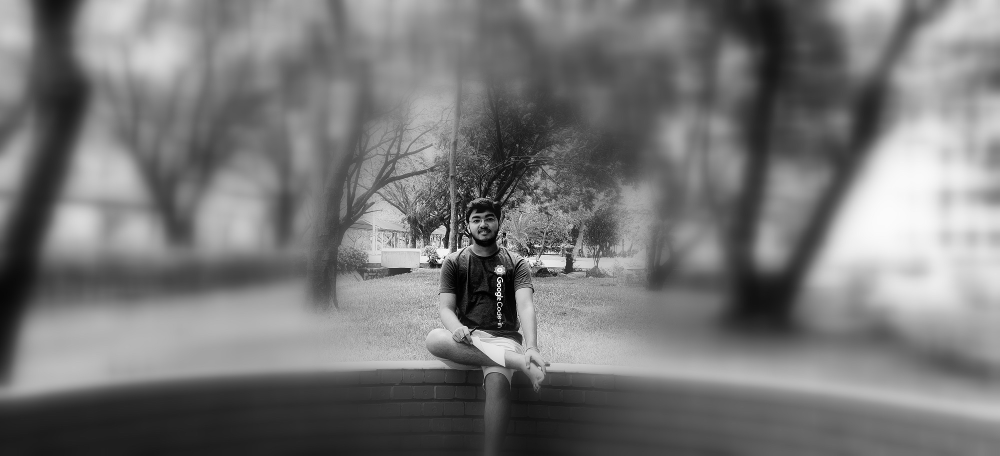
#> input picture me.jpg, 2000 x 912 px (shown at 1/2 size)
$ jupyter execute --allow-errors morning-session.ipynb
#> lines starting #> are read from the running program, lines starting #| are printed output that depends on the picture
Basics of Numpy
---
NumPy is a library for the Python programming language, adding support for large, multi-dimensional arrays and matrices, along with a large collection of high-level mathematical functions to operate on these arrays.

[cell 1]
#start by importing the numpy package
import numpy as np

[cell 2]
#  a simple numpy array
a = np.array([1,2,3,4,5])

# broadcasting, not possible on lists, will add one to all elements of list
a = a+1
print(a.dtype)

# to change the datatype of elements, simply pass the parameter as dtype='float'
a = np.array([1,2,3,4,5], dtype='float')
print(a.dtype)

# similar to lists, you can refer individual elements with
# 0 1 2 3 4 or -4 -3 -2 -1
print(a[-1])

[cell 3]
# a 2d array can be declared as shown, similar to lists
a = np.array([[1 ,2 ,3 ,4 ,5 ,6 ],
              [7 ,8 ,9 ,10,11,12]])

# Shape of matrix -> `.shape` returns the dimensions of the matrix in form of rows x columns
print("Shape is :", a.shape)


# numpy also packs a function to reshape the matrices,let's reshape our matrix to the following sizes.
# (12,) (12,1) (1,12) (4,3) (-1,1) (1,-1)
print("-->(12,)",a.reshape((12,)))
# note the output when second param is missing

print("-->(12,1)",a.reshape((12,1)))
print("-->(1,12)",a.reshape((1,12)))
print("-->(4,3)",a.reshape((4,3)))
print("-->(-1,1)",a.reshape((-1,1)))

#-1 is used as variable. it's like do something to make product equal to 12. so -1 -> 12
# automatically calculate what should come in place of -1. ie. -1 becomes 3

print("-->(4,-1)",a.reshape((4,-1)))
print("-->(1,-1)",a.reshape((1,-1)))
print("-->(2,2,3)",a.reshape((2,2,3)))

#always note that the total product of sizes must be equal to the number of elements in the matrix being reshaped.

## Creating and manupulating n dimensional arrays

[cell 4]
# to create a two dimensional array with all elements as zero, simply use:
z = np.zeros((3,4))

# by defaul the datatype of elements is float. to convert them to integers,  pass dtype='int'
z = np.zeros((3,4), dtype="int")

# you can always use the slices to manipulate array elements. a simple application is given later in the tutorial
z[1:, 1:3] = 5
print(z)

#### Question

[cell 5]
#Question : Create a 10x10 array and make the lower triangle as 5 in one loop

#Solution:

#Step 1: create an array with all elements zero
x = np.zeros((10,10), dtype="int")

# Step 2 : Method One, using two loops
# two loops
for i in range(0,10):
    for j in range(0,10):
        if(i>j):
            x[i,j] = 5
print("Using two loops :\n" , x)

# Step 2 : Method Two, using one loop only
x = np.zeros((10,10), dtype="int")
for i in range(0,10):
    x[i, 0:i+1] = 5
print("Using one loop : \n", x)

[cell 6]
# as arrays later find their application in images, and complex calculations, numpy packs some functions to create distinct matrices.

# to create an identity matrix use the `eye` function.
I = np.eye((10), dtype="int")*1
print("Identity Matrix : \n", I)

# (Note the multiplication with one and two)
I = np.ones((10,10),dtype="int")*2
print("Identity Matrix * 2 : \n", I)


# Creating data is another needful task. the arange function will create a array with digits till passed number
# to generate 10 sequential digits and find their square
I = np.arange(10)
print("Square of digits till 10 :", I**2) # broadcast to square

# sometimes messing up things is quite useful. to shuffle an array, use `.shuffle()`
np.random.shuffle(I)
print("Shuffled up array :", I)

# the conventional sorted function will work well with numpy arrays as well.
print("Sorted Array:", sorted(I))

# the maximum and minimum elements can be found using
print("Max : ",np.max(I))
print("Min : ",np.min(I))
print("Exp : \n",np.exp(I))

# To get the unique elements from an array, we can use ".unique", and the return_counts=True provides the instances of each element

# first we create a duplicate element
I[0]= 2
print("Array with duplcate elements :", I)
a,b = np.unique(I, return_counts=True) # Tupple Unpacking
print("Array with Unique elements :",a,"\n Instances of each element :",b)

### Stacking Arrays

[cell 7]
# using numpy, the arrays can be joined in both vertical and horizontal fashion.
a = np.zeros((3,4))
b = a + 1
print("Array 1: \n",a)
print("Array 2: \n",b)

print("Horizontally Merging : \n", np.hstack((a,b)))
print("Vertical Merging : \n", np.vstack((a,b)))

# np.hstack? run this command (with ?) to get documentation

Data Visualisation
---

`!pip install matplotlib`
`!pip install opencv-python `

[cell 8]
import matplotlib.pyplot as plt

[cell 9]
# there are some styles avaialble in matplotlib which can be listed
# plt.style.available
plt.style.use("seaborn")


# basic graph of y=x^2
x = np.arange(10)
y = x**2

# scatter menas only points
plt.scatter(x,y)
# plot means lines
plt.plot(x,y)
plt.show()
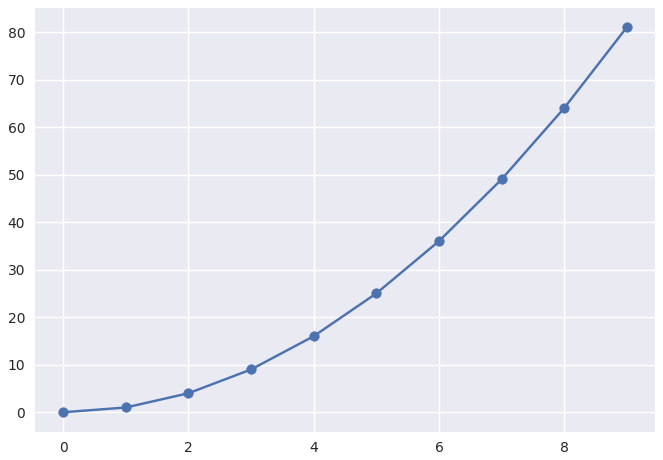
#> figure drawn by matplotlib, 1 panel; curve peaks at x = 9, y = 81

# y = x, line
plt.plot(x,x)
plt.show()
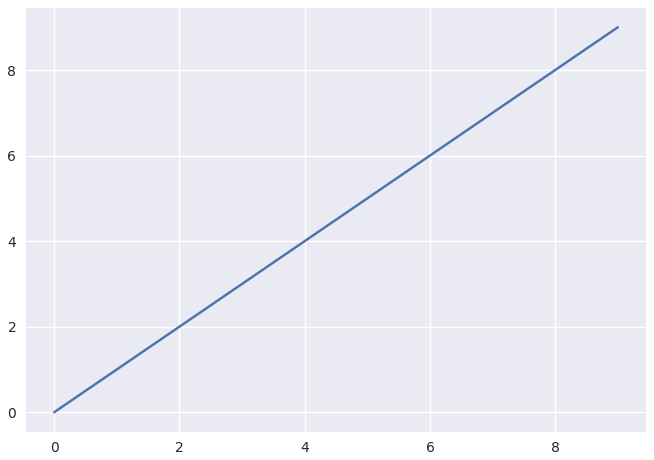
#> figure drawn by matplotlib, 1 panel; curve peaks at x = 9, y = 9

# to get intervals of x, the higher the intervals, the smoother the graph
x = np.linspace(0,10,100) # 100 points equally spaced between 0 to 10
y = np.sin(x) # y of sin(x)
plt.plot(x,y,label="sin(X)")
y = np.cos(x) # y of cos(x)
plt.plot(x,y,label="cos(x)") # to plot the values on graph
plt.xlabel("X Values")
plt.ylabel("Y Values")
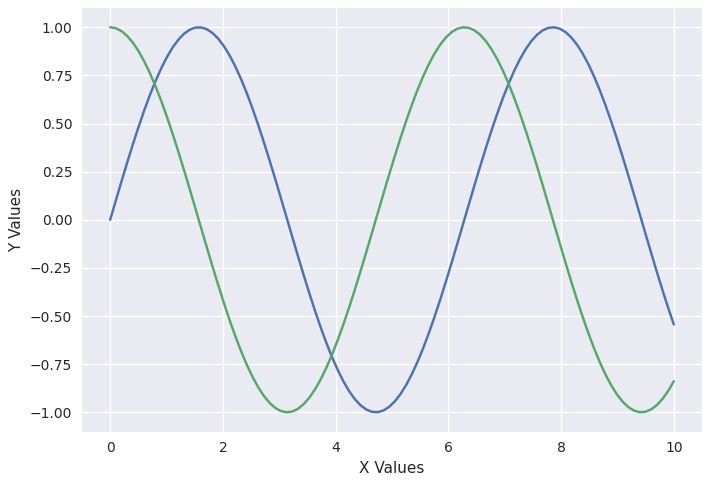
#> figure drawn by matplotlib, 1 panel; curve peaks at x = 7.88, y = 1; curve peaks at x = 0, y = 1

[cell 10]
# random integers between 10 to 20 and arrange in matrix of 20x2
A = np.random.randint(10,20,(20,20))

# extract all x's from array A
x = A[:,0]
# extract all y's from array A
y = A[:,1]
# notice the use of color and ^ marker.
plt.scatter(x,y,color="red",marker="^")
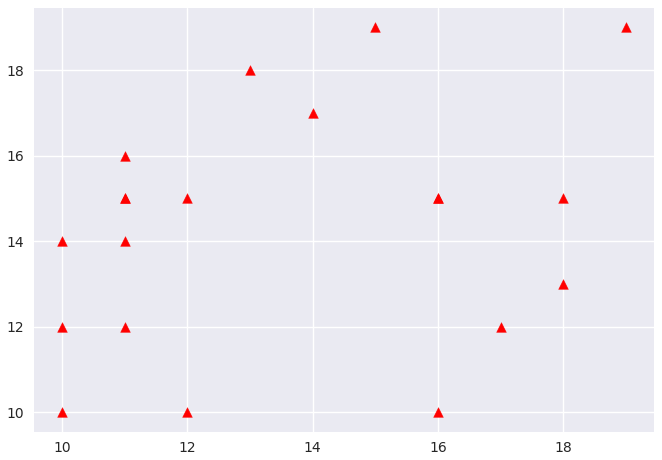
#> figure drawn by matplotlib, 1 panel

[cell 11]
# import cv2 for resize
import cv2

plt.style.use('classic')

img = plt.imread("me.jpg")
#> img is the input picture: shape (912, 2000, 3); min 0, max 255, mean 119.1
print("Shape", img.shape)
#| Shape (912, 2000, 3)

plt.imshow(img)
plt.show()

# cropping the image
cropped_img = img[350:900, 700:1300, :]
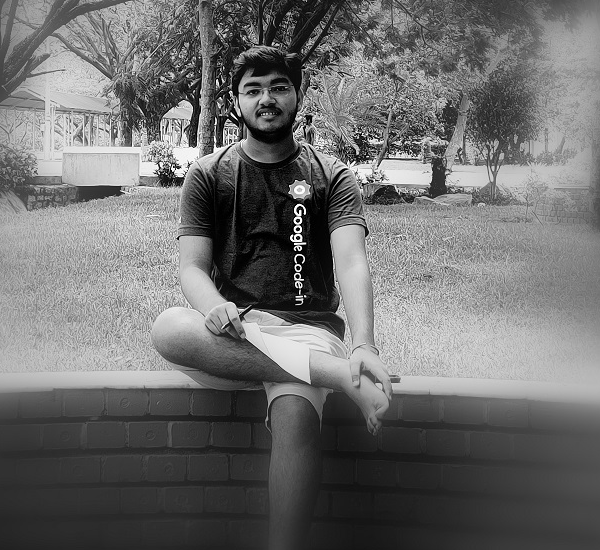
#> cropped_img: shape (550, 600, 3); min 0, max 255, mean 110
print("Shape", cropped_img.shape)
#| Shape (550, 600, 3)
plt.imshow(cropped_img)
plt.show()

[cell 12]
# stack images horizontally
img2 = cropped_img
# horizontally stack the images and display
combined = np.hstack((img2, img2))
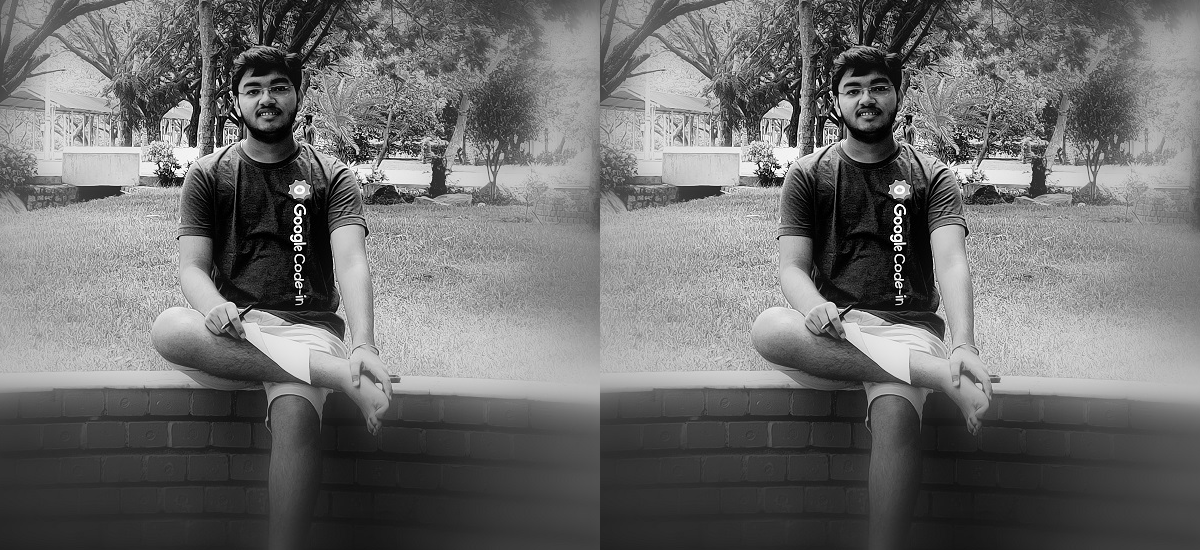
#> combined: shape (550, 1200, 3); min 0, max 255, mean 110
plt.imshow(combined)
plt.show()

[cell 13]
# Question : add a border of white color in between

# step 1 : create a white border
white = np.ones((550,20,3), dtype="int")*255
#step 2 : merge the images
combined = np.hstack((img2, white, img2))
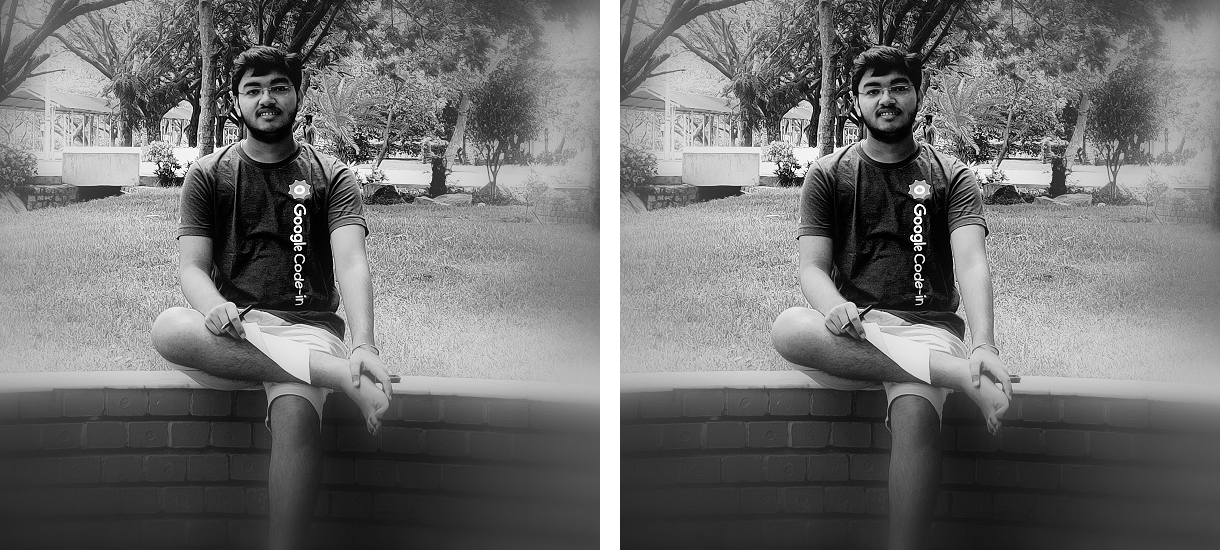
#> combined: shape (550, 1220, 3) int64; min 0, max 255, mean 112.4
#step 3 : display the iamge
#> (the rest of this cell did not finish here and is left out)

Creating images with specific RGB Values
---

[cell 14]
# create a blank matrix with all values zero
saffron = np.zeros((100,100,3),dtype="int")

#saffron has RGB as 255, 153, 51
saffron[:,:,0] = 255 # R
saffron[:,:,1] = 153 # G
saffron[:,:,2] = 3 # B

plt.imshow(saffron)
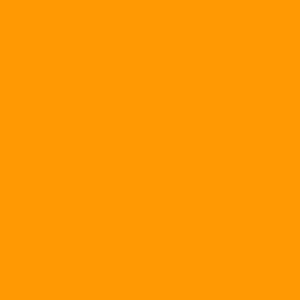
#> shown: shape (100, 100, 3) (shown 3 times larger); mean R, G, B 255, 153, 3

$ run again, with class.jpg copied over me.jpg
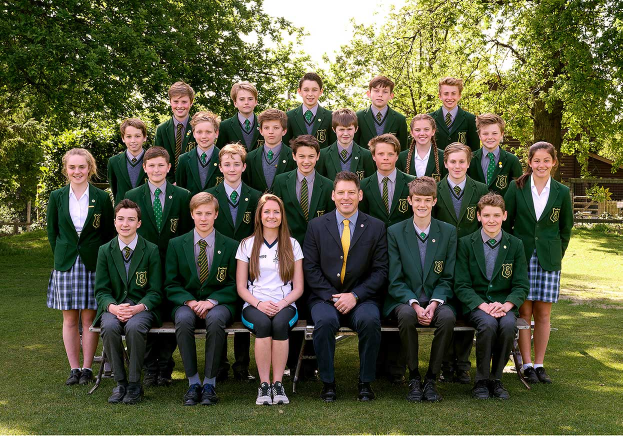
#> input picture class.jpg, 1245 x 871 px (shown at 1/2 size)
#> img is the input picture: shape (871, 1245, 3); mean R, G, B 87.6, 89.6, 61.4
#| Shape (871, 1245, 3)
#> `cropped_img = img[350:900, 700:1300, :]`:
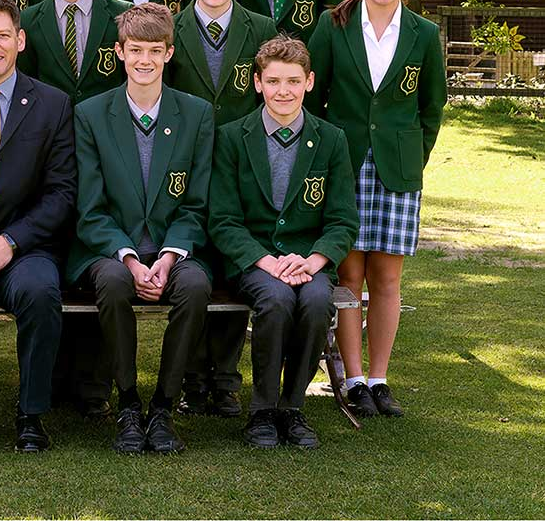
#> cropped_img: shape (521, 545, 3); mean R, G, B 71.5, 76.3, 51.1
#| Shape (521, 545, 3)
#> `combined = np.hstack((img2, img2))`:
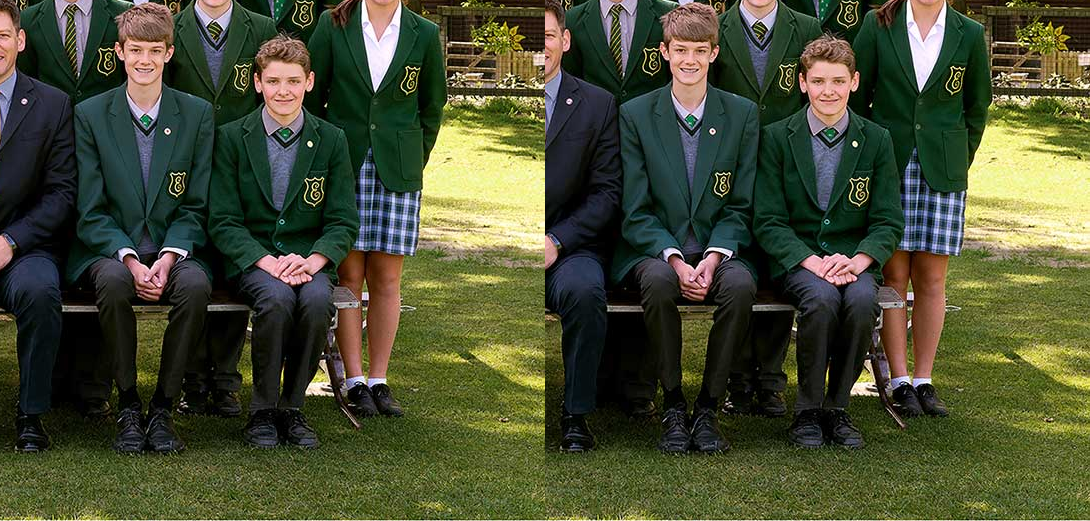
#> combined: shape (521, 1090, 3); mean R, G, B 71.5, 76.3, 51.1

$ run again, with crowd.jpg copied over me.jpg
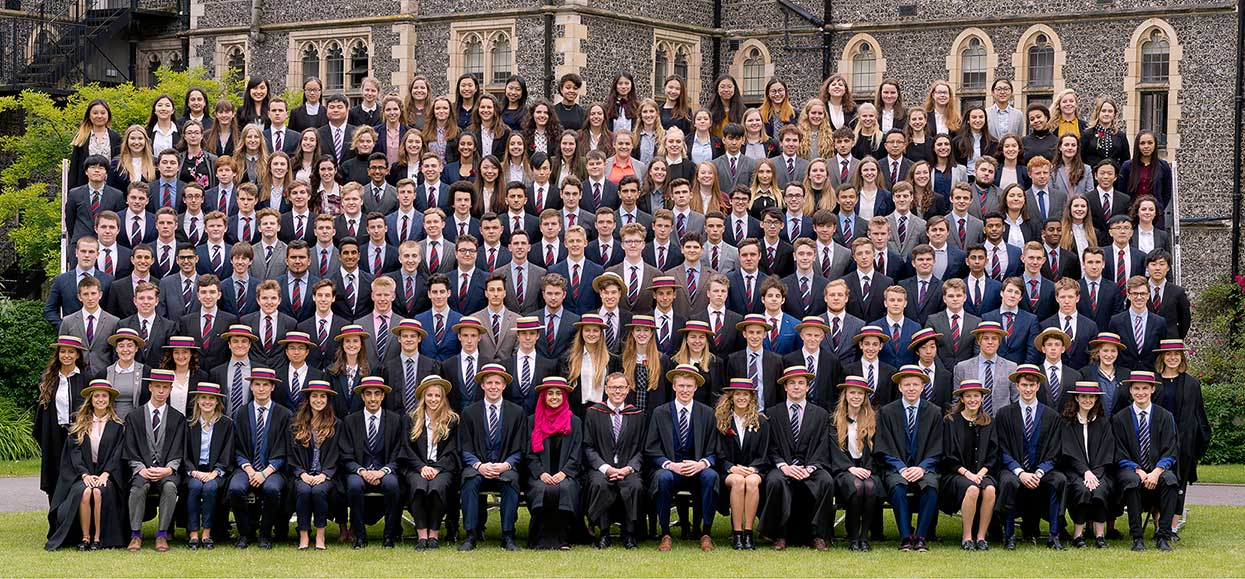
#> input picture crowd.jpg, 1245 x 579 px
#> img is the input picture: shape (579, 1245, 3); mean R, G, B 100.8, 89.2, 82.5
#| Shape (579, 1245, 3)
#> `cropped_img = img[350:900, 700:1300, :]`:
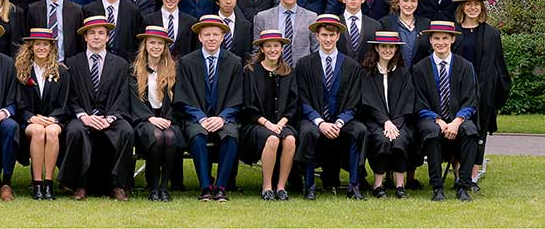
#> cropped_img: shape (229, 545, 3); mean R, G, B 77.8, 74.3, 61.3
#| Shape (229, 545, 3)
#> `combined = np.hstack((img2, img2))`:
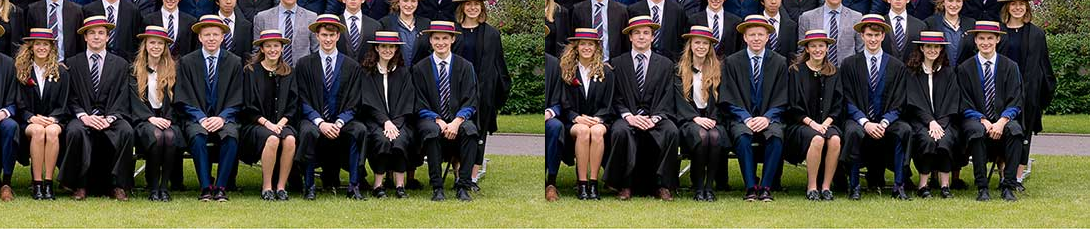
#> combined: shape (229, 1090, 3); mean R, G, B 77.8, 74.3, 61.3
